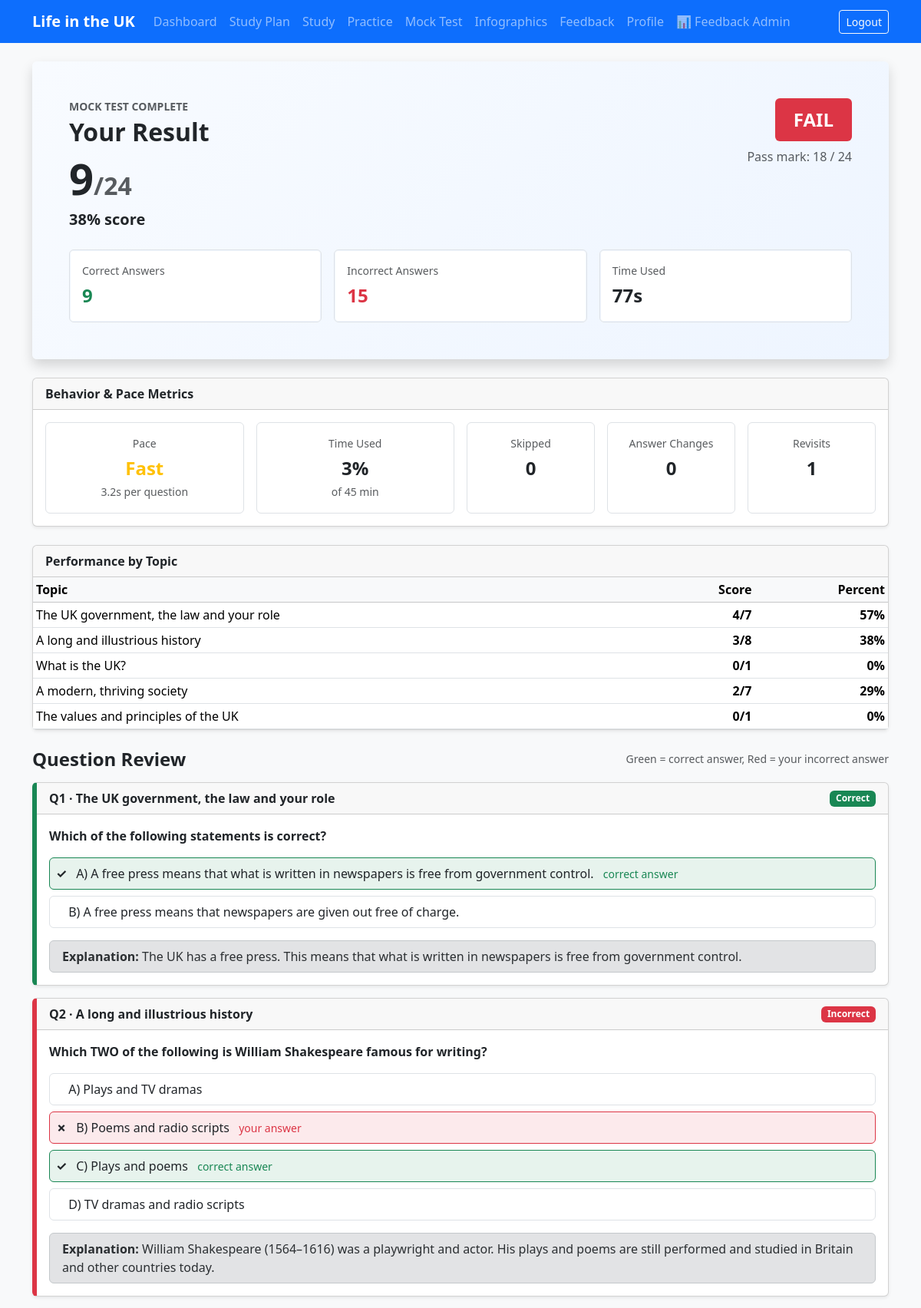
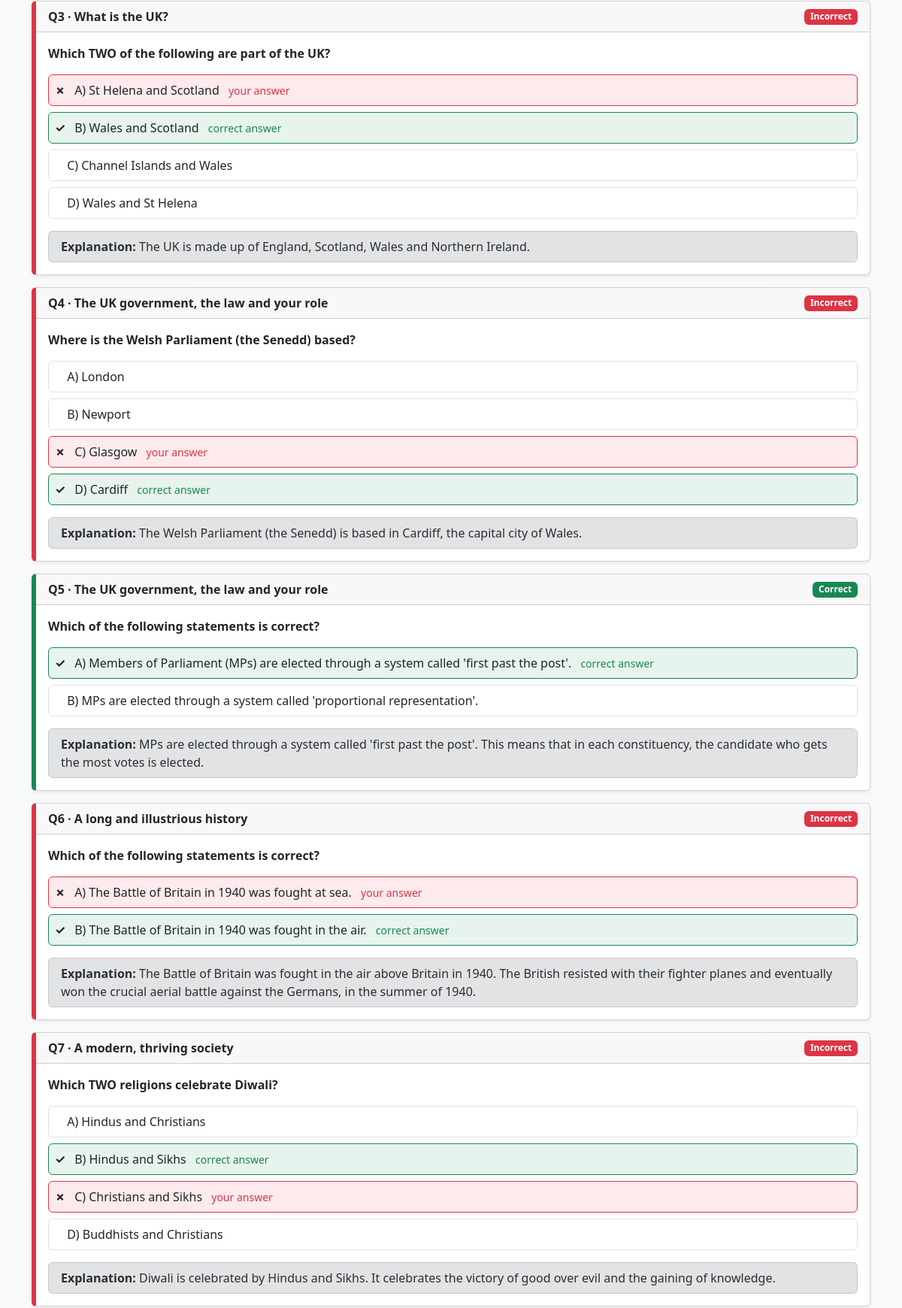
Page /mock/28/result/ (signed in, upper part) on the committed database (2 pictures, top to bottom).
### mocktest/models.py (models this page shows, shortened)
class MockTestSession(models.Model):
    user = models.ForeignKey(settings.AUTH_USER_MODEL, on_delete=models.CASCADE, related_name="mock_sessions")
    question_ids = models.JSONField(default=list)
    started_at = models.DateTimeField(auto_now_add=True)
    submitted_at = models.DateTimeField(null=True, blank=True)
    duration_seconds = models.PositiveIntegerField(default=0)
    total_questions = models.PositiveIntegerField(default=24)
    correct_answers = models.PositiveIntegerField(default=0)
    pass_status = models.BooleanField(default=False)
    score_percent = models.PositiveIntegerField(default=0)

### content/models.py (models this page shows, shortened)
class Topic(models.Model):
    code = models.PositiveSmallIntegerField(unique=True)
    name = models.CharField(max_length=200)
    class Meta:
        ordering = ["code"]

### practice/models.py (models this page shows, shortened)
class Question(models.Model):
    topic = models.ForeignKey(Topic, on_delete=models.CASCADE, related_name="questions")
    text = models.TextField()
    explanation = models.TextField(blank=True)

class AnswerOption(models.Model):
    question = models.ForeignKey(Question, on_delete=models.CASCADE, related_name="options")
    text = models.CharField(max_length=500)
    is_correct = models.BooleanField(default=False)
    display_order = models.PositiveSmallIntegerField(default=0)
    class Meta:
        ordering = ["display_order"]

### mocktest/views.py (the view)
# urls.py: path("<int:session_id>/result/", views.mock_result, name="result"),
@login_required
def mock_result(request, session_id):
    session = get_object_or_404(MockTestSession, id=session_id, user=request.user)
    responses = (
        session.responses
        .select_related("question__topic", "selected_option")
        .prefetch_related("question__options")
        .order_by("id")
    )
    review = []
    for order, qid in enumerate(session.question_ids):
        resp = next((r for r in responses if r.question_id == qid), None)
        question = resp.question if resp else Question.objects.prefetch_related("options").get(id=qid)
        correct_opt = question.options.filter(is_correct=True).first()
        review.append({
            "order": order + 1,
            "question": question,
            "options": list(question.options.all()),
            "selected": resp.selected_option if resp else None,
            "correct_option": correct_opt,
            "is_correct": resp.is_correct if resp else False,
            "flagged": resp.flagged if resp else False,
        })
    topic_stats = {}
    for item in review:
        name = item["question"].topic.name
        bucket = topic_stats.setdefault(name, {"correct": 0, "total": 0})
        bucket["total"] += 1
        if item["is_correct"]:
            bucket["correct"] += 1
    incorrect_answers = max(session.total_questions - session.correct_answers, 0)
    events = list(
        MockTestQuestionEvent.objects.filter(mock_session=session).order_by("question_order")
    )
    skipped = MockTestResponse.objects.filter(mock_session=session, selected_option__isnull=True).count()
    answer_changes = sum(e.answer_changed_count for e in events)
    revisits = sum(e.revisit_count for e in events)
    total_dwell = sum(e.dwell_time_ms for e in events)
    avg_per_q = (session.duration_seconds / session.total_questions) if session.duration_seconds and session.total_questions else 0
    if avg_per_q < 60:
        pace_label, pace_class = "Fast", "text-warning"
    elif avg_per_q <= 90:
        pace_label, pace_class = "Normal", "text-success"
    else:
        pace_label, pace_class = "Slow", "text-danger"
    pct_time_used = round((session.duration_seconds / DURATION_SECONDS) * 100) if session.duration_seconds else 0
    return render(request, "mocktest/result.html", {
        "session": session,
        "review": review,
        "topic_stats": topic_stats,
        "pass_mark": PASS_MARK,
        "incorrect_answers": incorrect_answers,
        "skipped": skipped,
        "answer_changes": answer_changes,
        "revisits": revisits,
        "avg_per_q": round(avg_per_q, 1),
        "pace_label": pace_label,
        "pace_class": pace_class,
        "pct_time_used": pct_time_used,
    })

### accounts/context_processors.py (called while the page is built)
def active_window(request):
    user = getattr(request, "user", None)
    if user is not None and user.is_authenticated and not user.is_superuser:
        return {
            "remaining_days": user.get_remaining_days(),
            "membership_active": user.is_membership_active,
        }
    return {"remaining_days": None, "membership_active": None}

def feedback_unread(request):
    user = getattr(request, "user", None)
    if user is not None and user.is_authenticated and user.is_superuser:
        from analytics.models import Feedback
        return {"feedback_unread_count": Feedback.objects.filter(is_read=False).count()}
    return {"feedback_unread_count": 0}

### templates/mocktest/result.html (shortened to what this page needs)
{% extends "base.html" %}
{% block content %}
<div class="result-hero card shadow mb-4 border-0">
  <div class="card-body p-4 p-md-5">
    <div class="d-flex flex-wrap justify-content-between align-items-start gap-3">
      <div>
        <p class="text-uppercase fw-semibold small mb-1 text-muted">Mock Test Complete</p>
        <h2 class="mb-2 fw-bold">Your Result</h2>
        <div class="display-4 fw-bold mb-1">{{ session.correct_answers }}<span class="fs-2 text-muted">/{{ session.total_questions }}</span></div>
        <p class="mb-0 fs-5 fw-semibold">{{ session.score_percent }}% score</p>
      </div>
      <div class="text-md-end">
        <span class="badge fs-4 px-4 py-3 {% if session.pass_status %}bg-success{% else %}bg-danger{% endif %}">
          {% if session.pass_status %}PASS{% else %}FAIL{% endif %}
        </span>
        <p class="mt-2 mb-0 text-muted">Pass mark: {{ pass_mark }} / {{ session.total_questions }}</p>
      </div>
    </div>
    <div class="row g-3 mt-2">
      <div class="col-md-4">
        <div class="result-stat p-3 rounded border bg-white h-100">
          <p class="small text-muted mb-1">Correct Answers</p>
          <p class="mb-0 fs-4 fw-bold text-success">{{ session.correct_answers }}</p>
        </div>
      </div>
      <div class="col-md-4">
        <div class="result-stat p-3 rounded border bg-white h-100">
          <p class="small text-muted mb-1">Incorrect Answers</p>
          <p class="mb-0 fs-4 fw-bold text-danger">{{ incorrect_answers }}</p>
        </div>
      </div>
      <div class="col-md-4">
        <div class="result-stat p-3 rounded border bg-white h-100">
          <p class="small text-muted mb-1">Time Used</p>
          <p class="mb-0 fs-4 fw-bold">{{ session.duration_seconds|floatformat:0 }}s</p>
        </div>
      </div>
    </div>
  </div>
</div>
<div class="card shadow-sm mb-4">
  <div class="card-header fw-semibold">Behavior &amp; Pace Metrics</div>
  <div class="card-body">
    <div class="row g-3">
      <div class="col-md-3 col-6">
        <div class="text-center p-3 border rounded h-100">
          <p class="small text-muted mb-1">Pace</p>
          <p class="fs-4 fw-bold mb-0 {{ pace_class }}">{{ pace_label }}</p>
          <small class="text-muted">{{ avg_per_q }}s per question</small>
        </div>
      </div>
      <div class="col-md-3 col-6">
        <div class="text-center p-3 border rounded h-100">
          <p class="small text-muted mb-1">Time Used</p>
          <p class="fs-4 fw-bold mb-0">{{ pct_time_used }}%</p>
          <small class="text-muted">of 45 min</small>
        </div>
      </div>
      <div class="col-md-2 col-6">
        <div class="text-center p-3 border rounded h-100">
          <p class="small text-muted mb-1">Skipped</p>
          <p class="fs-4 fw-bold mb-0">{{ skipped }}</p>
        </div>
      </div>
      <div class="col-md-2 col-6">
        <div class="text-center p-3 border rounded h-100">
          <p class="small text-muted mb-1">Answer Changes</p>
          <p class="fs-4 fw-bold mb-0">{{ answer_changes }}</p>
        </div>
      </div>
      <div class="col-md-2 col-6">
        <div class="text-center p-3 border rounded h-100">
          <p class="small text-muted mb-1">Revisits</p>
          <p class="fs-4 fw-bold mb-0">{{ revisits }}</p>
        </div>
      </div>
    </div>
  </div>
</div>
<div class="card shadow-sm mb-4">
  <div class="card-header fw-semibold">Performance by Topic</div>
  <div class="card-body p-0">
    <table class="table table-sm mb-0 align-middle">
      <thead class="table-light">
        <tr>
          <th>Topic</th>
          <th class="text-end">Score</th>
          <th class="text-end">Percent</th>
        </tr>
      </thead>
      <tbody>
        {% for name, stats in topic_stats.items %}
        <tr>
          <td>{{ name }}</td>
          <td class="text-end fw-semibold">{{ stats.correct }}/{{ stats.total }}</td>
          <td class="text-end fw-semibold">{% widthratio stats.correct stats.total 100 %}%</td>
        </tr>
        {% endfor %}
      </tbody>
    </table>
  </div>
</div>
<div class="d-flex flex-wrap justify-content-between align-items-center mb-3 gap-2">
  <h4 class="mb-0 fw-bold">Question Review</h4>
  <div class="small text-muted">Green = correct answer, Red = your incorrect answer</div>
</div>
{% for item in review %}
<div class="card mb-3 shadow-sm review-card {% if item.is_correct %}review-card-correct{% else %}review-card-incorrect{% endif %}">
  <div class="card-header d-flex justify-content-between align-items-center py-2">
    <span class="fw-semibold">Q{{ item.order }} · {{ item.question.topic.name }}</span>
    <span class="d-flex gap-2 align-items-center">
      {% if item.is_correct %}
      <span class="badge bg-success">Correct</span>
      {% else %}
      <span class="badge bg-danger">Incorrect</span>
      {% endif %}
    </span>
  </div>
  <div class="card-body">
    <p class="fw-semibold mb-3">{{ item.question.text }}</p>
    {% for opt in item.options %}
    <div class="d-flex align-items-start gap-2 border rounded p-2 mb-2
      {% if opt.is_correct %}border-success bg-success bg-opacity-10
      {% elif item.selected and item.selected.id == opt.id and not opt.is_correct %}border-danger bg-danger bg-opacity-10
      {% endif %}">
      <span class="fw-bold me-1">
        {% if opt.is_correct %}✓{% elif item.selected and item.selected.id == opt.id %}✗{% else %}&nbsp;{% endif %}
      </span>
      <span>{{ opt.text }}
        {% if opt.is_correct %}<span class="text-success small ms-2">correct answer</span>{% endif %}
        {% if item.selected and item.selected.id == opt.id and not opt.is_correct %}<span class="text-danger small ms-2">your answer</span>{% endif %}
      </span>
    </div>
    {% endfor %}
    {% if item.question.explanation %}
    <div class="alert alert-secondary mt-3 mb-0 py-2">
      <strong>Explanation:</strong> {{ item.question.explanation }}
    </div>
    {% endif %}
  </div>
</div>
{% endfor %}
{% endblock %}

### static/css/app.css (style rules this page uses)
body { font-family: system-ui, -apple-system, "Segoe UI", Roboto, sans-serif; }
.result-hero { background: linear-gradient(135deg, #f8fbff 0%, #eef5ff 100%); }
.result-stat { box-shadow: inset 0 0 0 1px rgba(13, 110, 253, 0.06); }
.review-card { border-left: 6px solid transparent; }
.review-card-correct { border-left-color: #198754; }
.review-card-incorrect { border-left-color: #dc3545; }

### rows in the picture
MockTestSession: correct_answers "9", total_questions "24", score_percent "38", duration_seconds "77"
Topic: topic_stats "The UK government, the law and your role"
Topic: topic_stats "A long and illustrious history"
Topic: topic_stats "What is the UK?"
Topic: topic_stats "A modern, thriving society"
Topic: topic_stats "The values and principles of the UK"
Question: order "1", question.topic.name "The UK government, the law and your role", shows "Correct", question.text "Which of the following statements is correct?", question.explanation "The UK has a free press. This means that what is written in newspapers is free from government control."
AnswerOption: text "A) A free press means that what is written in newspapers is free from government control.", is_correct "correct answer"
AnswerOption: text "B) A free press means that newspapers are given out free of charge."
Question: order "2", question.topic.name "A long and illustrious history", shows "Incorrect", question.text "Which TWO of the following is William Shakespeare famous for writing?", question.explanation "William Shakespeare (1564–1616) was a playwright and actor. His plays and poems are still performed and studied in Britain and other countries today."
AnswerOption: text "A) Plays and TV dramas"
AnswerOption: text "B) Poems and radio scripts", is_correct "your answer"
AnswerOption: text "C) Plays and poems", is_correct "correct answer"
AnswerOption: text "D) TV dramas and radio scripts"
Question: order "3", question.topic.name "What is the UK?", shows "Incorrect", question.text "Which TWO of the following are part of the UK?", question.explanation "The UK is made up of England, Scotland, Wales and Northern Ireland."
AnswerOption: text "A) St Helena and Scotland", is_correct "your answer"
AnswerOption: text "B) Wales and Scotland", is_correct "correct answer"
AnswerOption: text "C) Channel Islands and Wales"
AnswerOption: text "D) Wales and St Helena"
Question: order "4", question.topic.name "The UK government, the law and your role", shows "Incorrect", question.text "Where is the Welsh Parliament (the Senedd) based?", question.explanation "The Welsh Parliament (the Senedd) is based in Cardiff, the capital city of Wales."
AnswerOption: text "A) London"
AnswerOption: text "B) Newport"
AnswerOption: text "C) Glasgow", is_correct "your answer"
AnswerOption: text "D) Cardiff", is_correct "correct answer"
Question: order "5", question.topic.name "The UK government, the law and your role", shows "Correct", question.text "Which of the following statements is correct?", question.explanation "MPs are elected through a system called 'first past the post'. This means that in each constituency, the candidate who gets the most votes is elected."
AnswerOption: text "A) Members of Parliament (MPs) are elected through a system called 'first past the post'.", is_correct "correct answer"
AnswerOption: text "B) MPs are elected through a system called 'proportional representation'."
Question: order "6", question.topic.name "A long and illustrious history", shows "Incorrect", question.text "Which of the following statements is correct?", question.explanation "The Battle of Britain was fought in the air above Britain in 1940. The British resisted with their fighter planes and eventually won the crucial aerial battle against the Germans, in the summer of 1940."
AnswerOption: text "A) The Battle of Britain in 1940 was fought at sea.", is_correct "your answer"
AnswerOption: text "B) The Battle of Britain in 1940 was fought in the air.", is_correct "correct answer"
Question: order "7", question.topic.name "A modern, thriving society", shows "Incorrect", question.text "Which TWO religions celebrate Diwali?", question.explanation "Diwali is celebrated by Hindus and Sikhs. It celebrates the victory of good over evil and the gaining of knowledge."
AnswerOption: text "A) Hindus and Christians"
AnswerOption: text "B) Hindus and Sikhs", is_correct "correct answer"
AnswerOption: text "C) Christians and Sikhs", is_correct "your answer"
AnswerOption: text "D) Buddhists and Christians"

### other values in the picture
{{ pass_mark }} "18"
{{ incorrect_answers }} "15"
{{ pace_label }} "Fast"
{{ avg_per_q }} "3.2"
{{ pct_time_used }} "3"
{{ skipped }} "0"
{{ answer_changes }} "0"
{{ revisits }} "1"
{{ stats.correct }} "4" "3" "0" "2" "0"
{{ stats.total }} "7" "8" "1" "7" "1"
